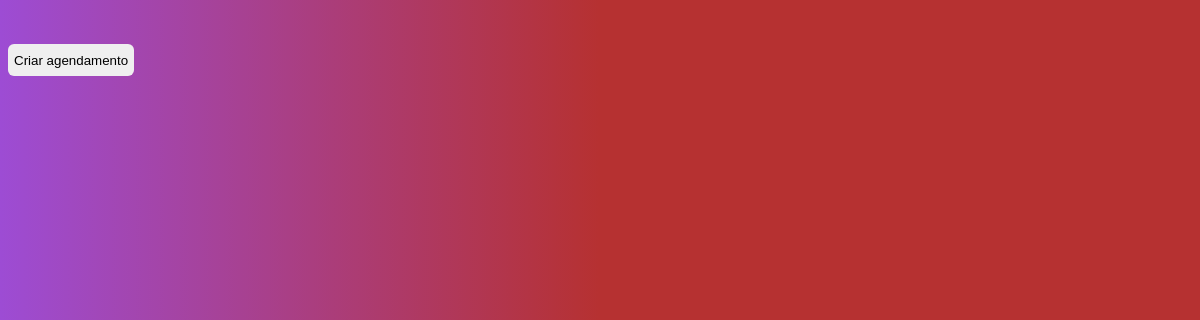
/list/, run on an earlier commit of the app's database.
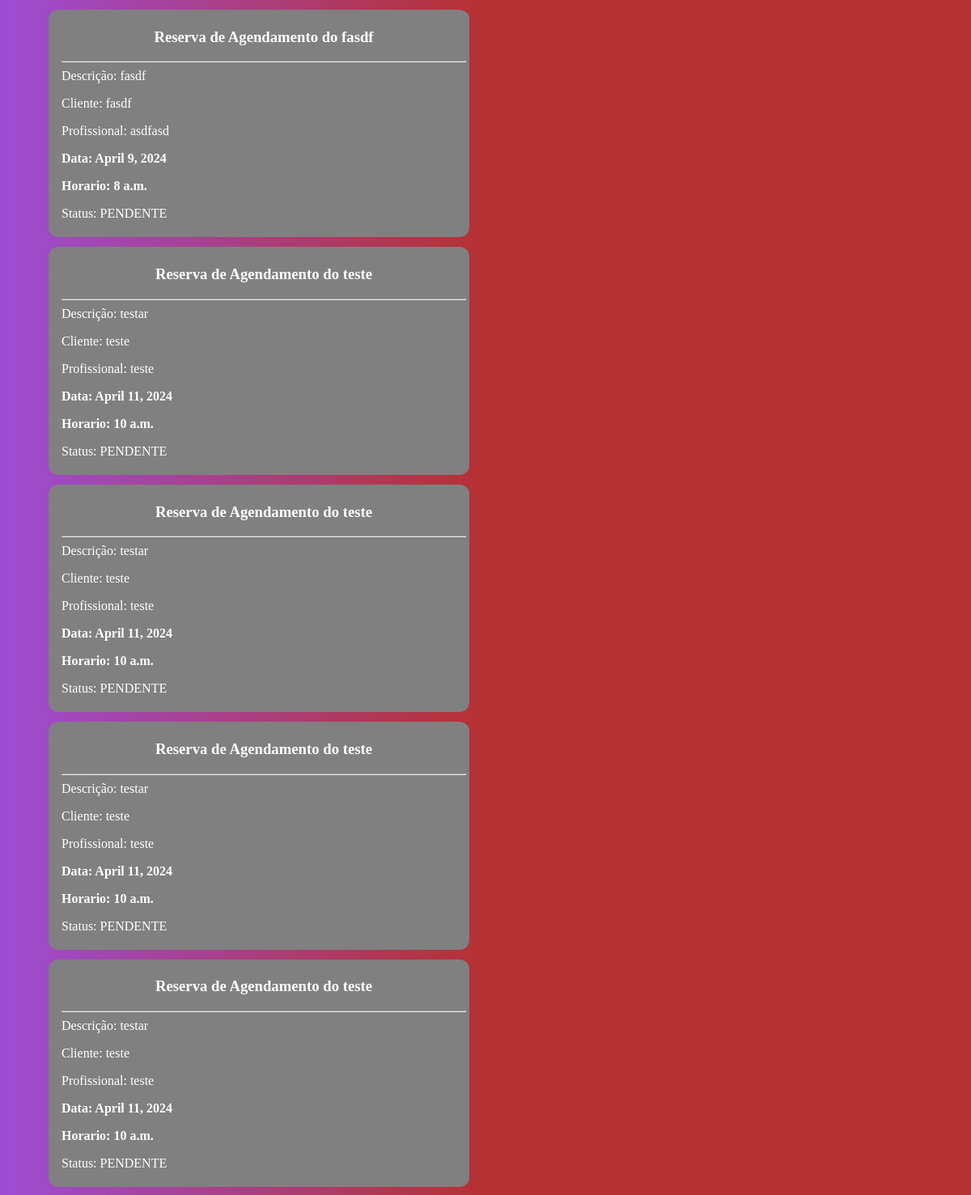
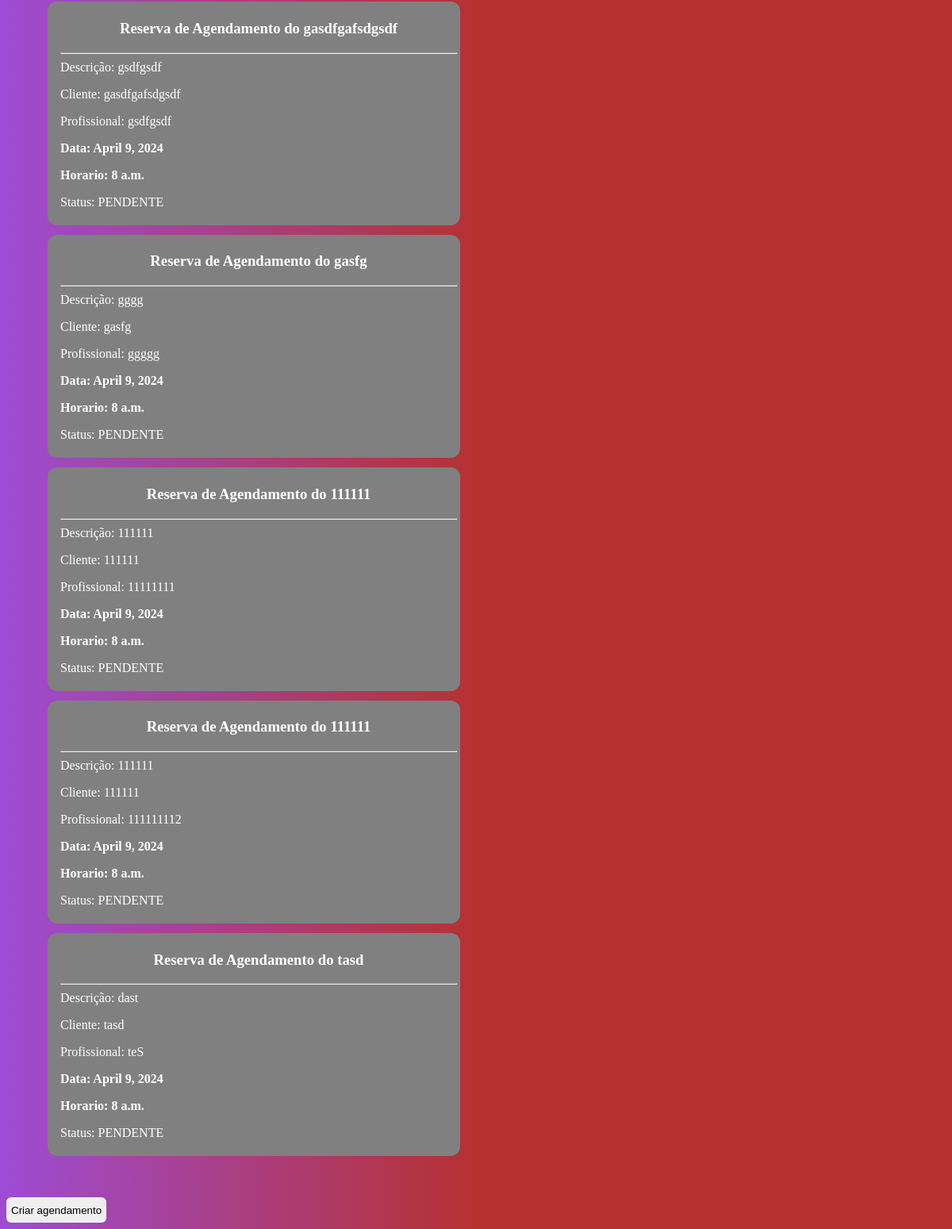
And on a later commit of the database (2 pictures, top to bottom).
### schedule/models.py (models this page shows)
class Agendamento(models.Model):
    hora = models.TimeField(default='08:00:00')
    data = models.DateField(default='2020-01-01')
    descricao = models.TextField()
    titulo = models.CharField(max_length=50, default='Reserva de Agendamento')
    cliente = models.CharField(max_length=50, default = ' ')
    profissional = models.CharField(max_length=50, default = ' ')
    status = models.CharField(max_length=8, default = 'PENDENTE')

### schedule/views.py (the view)
# urls.py: path('list/', views.listar_agendamentos, name='listar_agendamentos'),
def listar_agendamentos(request):
    agendamentos = Agendamento.objects.all()
    return render(request, 'listar_agendamentos.html', {'agendamentos':agendamentos})

### schedule/templates/listar_agendamentos.html
<html>
<head>
    {% load static %}
    <link rel="stylesheet" type="text/css" href="{% static 'schedule/styles.css' %}">
</head>
<ul id="listar_agendamentos">
    {% for agendamento in agendamentos %}
    <li id="agendamento_item">
        <div class="card_item">
            <h3 id="listar_titulo"> {{agendamento.titulo}} do {{agendamento.cliente}}</h3>
             <hr>
            Descrição: {{agendamento.descricao}}
            <p id="lista_cliente">Cliente: {{agendamento.cliente}}</p>
            <p id="lista_profissional">Profissional: {{agendamento.profissional}}</p>
            <p id="listar_horario">Data: {{agendamento.data}}</p>
            <p id="listar_horario">Horario: {{agendamento.hora}}</p>
            <p id="Status">Status: {{agendamento.status}}</p>
        </div>
    </li>
    {% endfor %}
</ul>
<button class="butao" onclick="window.location.href='{% url 'criar_agendamento' %}'">
    Criar agendamento
</button>
</html>

### schedule/static/schedule/styles.css (style rules this page uses)
#agendamento_item { background-color: gray; color: white; width: 512px; padding: 4px; margin: 12px; border-radius: 12px; }
.card_item { padding-left: 12px; }
#listar_titulo { text-align: center; }
#listar_horario { font-size: 16px; font-weight: bolder; }
.butao { width: auto; height: 32px; border-radius: 6px; border: none; }
.butao:last-child { margin-top: 36px; }
ul { list-style-type: none ; }

What changed in the data, as far as the page shows it:
added Agendamento: titulo "Reserva de Agendamento", cliente "fasdf", descricao "fasdf", profissional "asdfasd", data "April 9, 2024", hora "8 a.m.", status "PENDENTE"
added Agendamento: titulo "Reserva de Agendamento", cliente "teste", descricao "testar", profissional "teste", data "April 11, 2024", hora "10 a.m.", status "PENDENTE"
added Agendamento: titulo "Reserva de Agendamento", cliente "teste", descricao "testar", profissional "teste", data "April 11, 2024", hora "10 a.m.", status "PENDENTE"
added Agendamento: titulo "Reserva de Agendamento", cliente "teste", descricao "testar", profissional "teste", data "April 11, 2024", hora "10 a.m.", status "PENDENTE"
added Agendamento: titulo "Reserva de Agendamento", cliente "teste", descricao "testar", profissional "teste", data "April 11, 2024", hora "10 a.m.", status "PENDENTE"
added Agendamento: titulo "Reserva de Agendamento", cliente "gasdfgafsdgsdf", descricao "gsdfgsdf", profissional "gsdfgsdf", data "April 9, 2024", hora "8 a.m.", status "PENDENTE"
added Agendamento: titulo "Reserva de Agendamento", cliente "gasfg", descricao "gggg", profissional "ggggg", data "April 9, 2024", hora "8 a.m.", status "PENDENTE"
added Agendamento: titulo "Reserva de Agendamento", cliente "111111", descricao "111111", profissional "11111111", data "April 9, 2024", hora "8 a.m.", status "PENDENTE"
added Agendamento: titulo "Reserva de Agendamento", cliente "111111", descricao "111111", profissional "111111112", data "April 9, 2024", hora "8 a.m.", status "PENDENTE"
added Agendamento: titulo "Reserva de Agendamento", cliente "tasd", descricao "dast", profissional "teS", data "April 9, 2024", hora "8 a.m.", status "PENDENTE"
